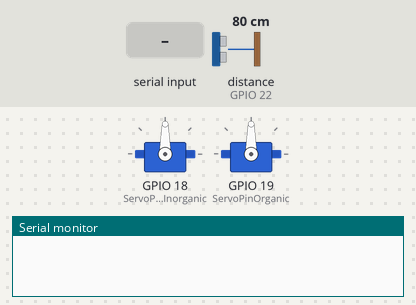
Bench run of a sketch on a simulated ESP32. Shown: 2 × servo, the last lines printed to the serial monitor. The test bench sets the inputs (shaded band); at power-on: distance to the obstacle (sensor on GPIO 22) 80 cm. The echo pulse lasts 58.3 µs per cm.

Above: at 1.2 s.
1.3 s: "1" received over Serial
At 4.0 s:
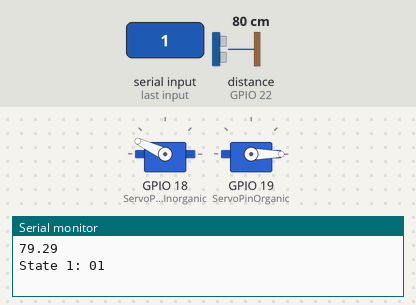
4.3 s: "0" received over Serial
7.3 s: "2" received over Serial
At 10.1 s:
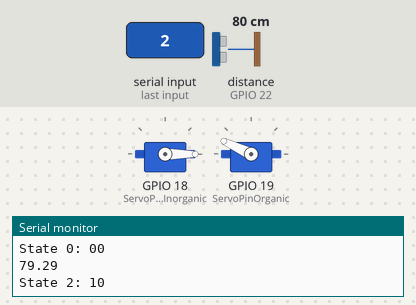
10.3 s: "1" received over Serial
At 10.78 s:
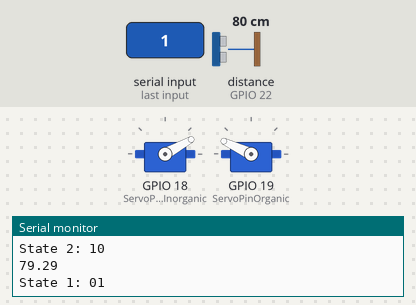
Timing chart, 0 to 16.5 s (numbered marks = the images above; inputs shaded):
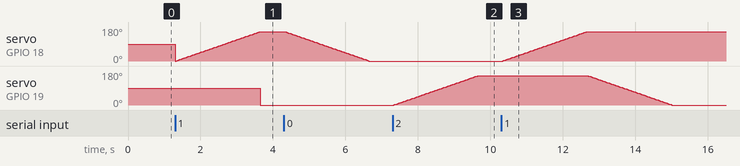

The sketch:

servo.ino
```cpp
#include <ESP32Servo.h>

Servo ServoInorganic;  // create servo object to control a servo
Servo ServoOrganic;  // create servo object to control a servo

// 16 servo objects can be created on the ESP32

int pos = 0;    // variable to store the servo position
int pos2 = 0;
// Recommended PWM GPIO pins on the ESP32 include 2,4,12-19,21-23,25-27,32-33
int ServoPinInorganic = 18;
int ServoPinOrganic = 19;
const int trigPin = 23;
const int echoPin = 22;

//define sound speed in cm/uS
#define SOUND_SPEED 0.034
#define CM_TO_INCH 0.393701

long duration;
float distanceCm;
float distanceInch;


void setup() {
  Serial.begin(115200);
  while (!Serial) {
        ; // Wait for serial port to connect. Needed for native USB
  }
  ServoInorganic.attach(ServoPinInorganic, 500, 2400); // attaches the servo on pin 18 to the servo object
  ServoOrganic.attach(ServoPinOrganic, 500, 2400);
  pinMode(trigPin, OUTPUT); // Sets the trigPin as an Output
  pinMode(echoPin, INPUT); // Sets the echoPin as an Input
  // using default min/max of 1000us and 2000us
  // different servos may require different min/max settings
  // for an accurate 0 to 180 sweep
}

void loop() {
  /*
  */
  while(Serial.available()){
    // Clears the trigPin
    digitalWrite(trigPin, LOW);
    delayMicroseconds(2);
    // Sets the trigPin on HIGH state for 10 micro seconds
    digitalWrite(trigPin, HIGH);
    delayMicroseconds(10);
    digitalWrite(trigPin, LOW);

    // Reads the echoPin, returns the sound wave travel time in microseconds
    duration = pulseIn(echoPin, HIGH);

    // Calculate the distance
    distanceCm = duration * SOUND_SPEED/2;

    Serial.println(distanceCm);

    // Convert to inches
    distanceInch = distanceCm * CM_TO_INCH;

    char received = Serial.read();
    switch (received) {
      case '0':
        Serial.println("State 0: 00");
        for (pos = pos; pos >= 0; pos -= 1) { // goes from 180 degrees to 0 degrees
          ServoInorganic.write(pos);    // tell servo to go to position in variable 'pos'
          delay(15);              // waits 15ms for the servo to reach the position
        }
        for (pos2 = pos2; pos2 >= 0; pos2 -= 1) { // goes from 180 degrees to 0 degrees
          ServoOrganic.write(pos2);    // tell servo to go to position in variable 'pos'
          delay(15);              // waits 15ms for the servo to reach the position
        }
        break;
      case '1':
        Serial.println("State 1: 01");
        for (pos = pos; pos <= 155; pos += 1) { // goes from 0 degrees to 180 degrees
        // in steps of 1 degree
          ServoInorganic.write(pos);    // tell servo to go to position in variable 'pos'
          delay(15);             // waits 15ms for the servo to reach the position
        }
        for (pos2 = pos2; pos2 >= 0; pos2 -= 1) { // goes from 180 degrees to 0 degrees
          ServoOrganic.write(pos2);    // tell servo to go to position in variable 'pos'
          delay(15);              // waits 15ms for the servo to reach the position
        }
        break;
      case '2':
        Serial.println("State 2: 10");
        for (pos2 = pos2; pos2 <= 155; pos2 += 1) { // goes from 0 degrees to 180 degrees
        // in steps of 1 degree
          ServoOrganic.write(pos2);    // tell servo to go to position in variable 'pos'
          delay(15);             // waits 15ms for the servo to reach the position
        }
        for (pos = pos; pos >= 0; pos -= 1) { // goes from 180 degrees to 0 degrees
          ServoInorganic.write(pos);    // tell servo to go to position in variable 'pos'
          delay(15);              // waits 15ms for the servo to reach the position
        }

        break;
      case '3':
        Serial.println("State 3: 11");
        break;
      default:
        Serial.println("Invalid state");
        break;
    }
  }
}
```

Measured:
- after the input at 1.3 s, servo on GPIO 19 (ServoPinOrganic): 90° → 0° after 2.3 s
- after the input at 7.3 s, servo on GPIO 19 (ServoPinOrganic): moves from 0° to 155° over 2.3 s, starting at once
- after the input at 10.3 s, servo on GPIO 18 (ServoPinInorganic): moves from 0° to 155° over 2.3 s, starting at once; servo on GPIO 19 (ServoPinOrganic): moves from 155° to 0° over 2.3 s, starting after 2.4 s
